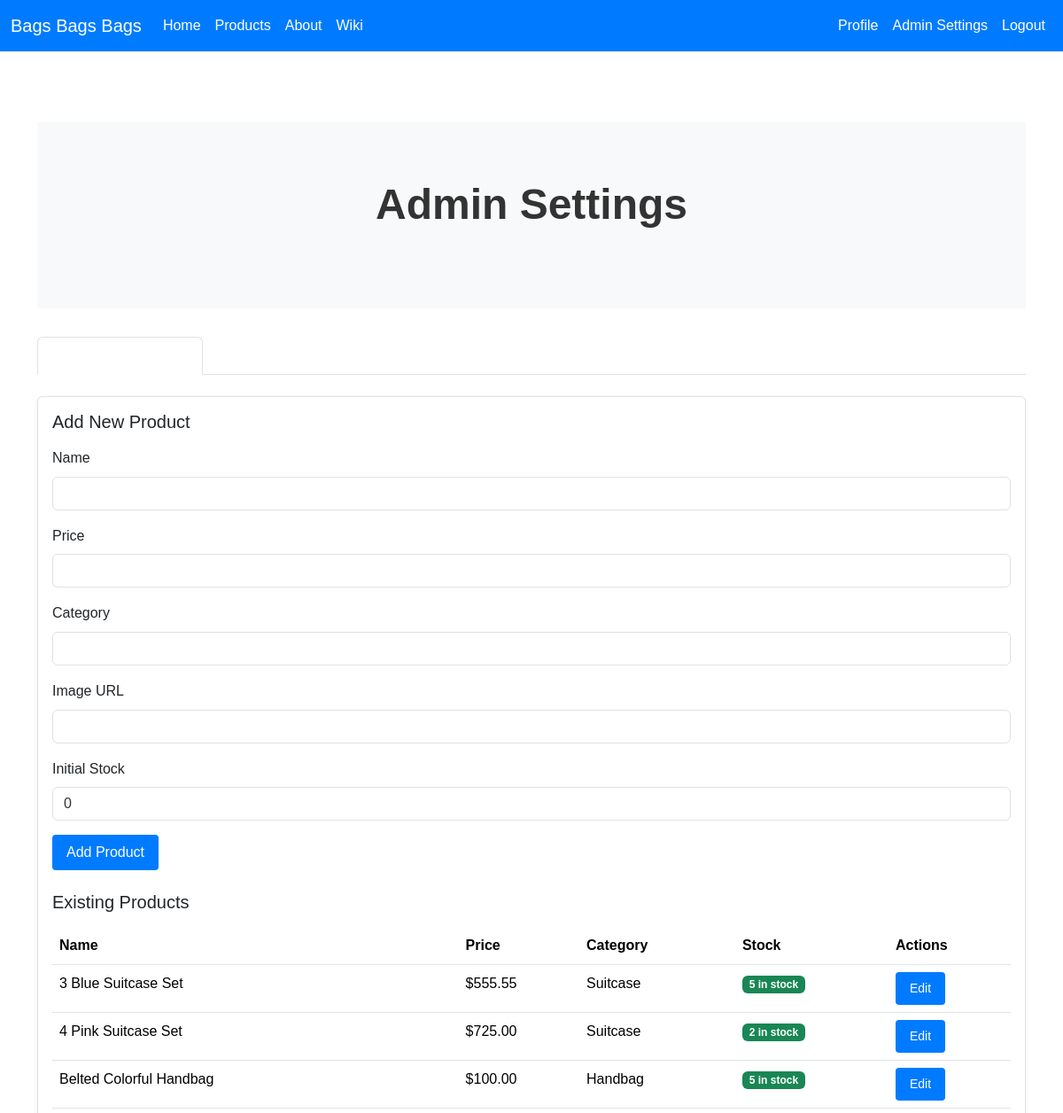
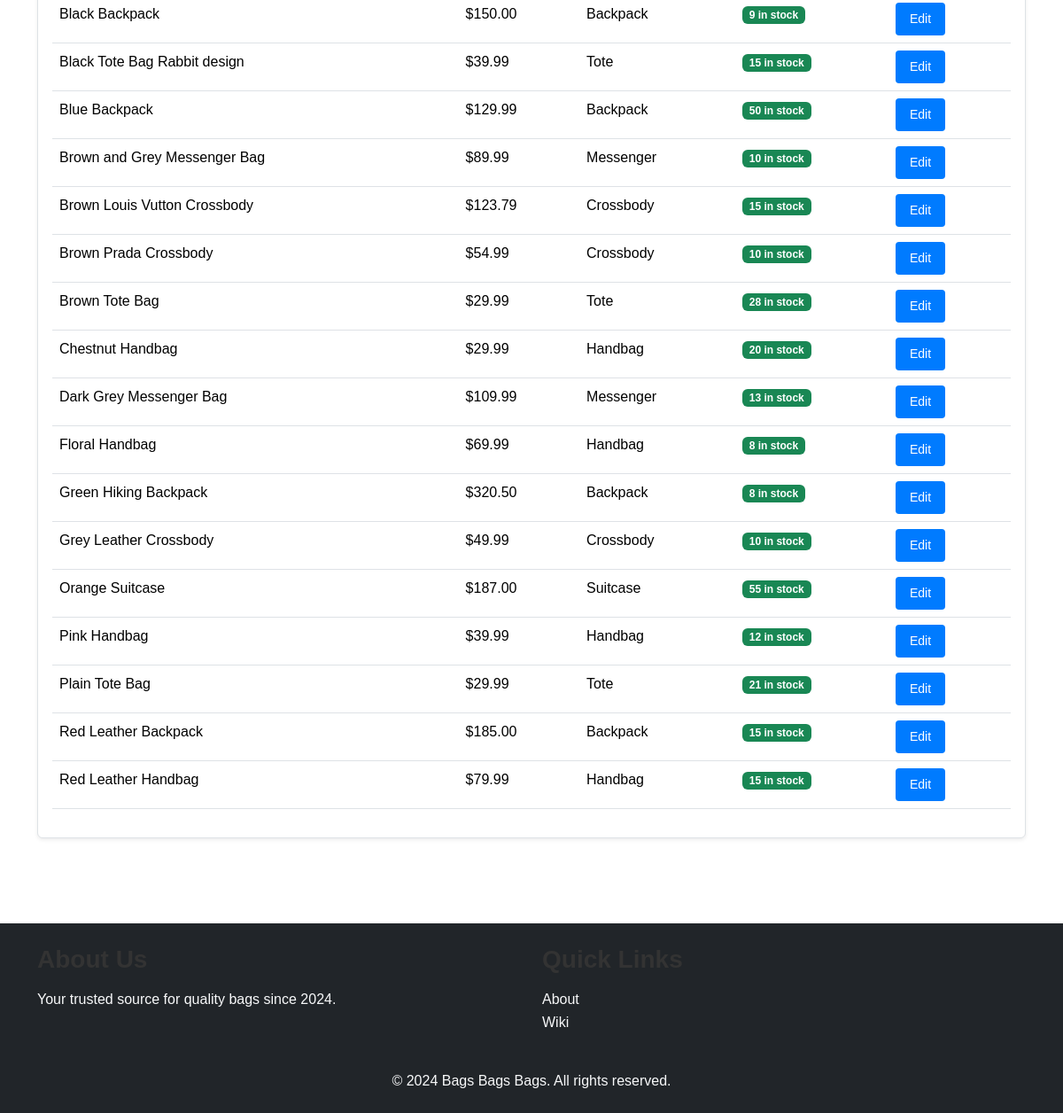
/admin_settings.php (signed in), run on the app's committed database (2 pictures, top to bottom).
### tables this page shows
CREATE TABLE products (
    id INT PRIMARY KEY AUTO_INCREMENT,
    name VARCHAR(100) NOT NULL,
    price DECIMAL(10,2) NOT NULL,
    category VARCHAR(50),
    image_url VARCHAR(255),
    stock INT DEFAULT 0,
    created_at TIMESTAMP DEFAULT CURRENT_TIMESTAMP
);

### includes/functions.php (called while the page is built, shortened)
<?php
function isLoggedIn() {
    return isset($_SESSION['user_id']);
}
function isAdmin() {
    return isset($_SESSION['role']) && $_SESSION['role'] === 'admin';
}
function getCurrentTheme($conn) {
    try {
        $stmt = $conn->prepare("SELECT theme_name FROM theme_settings WHERE is_active = TRUE LIMIT 1");
        $stmt->execute();
        $result = $stmt->fetch(PDO::FETCH_ASSOC);
        return $result ? $result['theme_name'] : 'default';
    } catch (PDOException $e) {
        error_log("Error getting current theme: " . $e->getMessage());
        return 'default';
    }
}
?>

### admin_settings.php (the view, shortened to what this page needs)
<?php
require_once 'config/database.php';
require_once 'includes/functions.php';
$conn = getDBConnection();
$theme = getCurrentTheme($conn);
$products = $conn->query("SELECT * FROM products ORDER BY name")->fetchAll(PDO::FETCH_ASSOC);
?>
<!DOCTYPE html>
<html lang="en">
<head>
    <link href="https://cdn.jsdelivr.net/npm/bootstrap@5.3.3/dist/css/bootstrap.min.css" rel="stylesheet">
    <link rel="stylesheet" href="css/style.css">
    <link rel="stylesheet" href="css/themes.css">
</head>
<body class="theme-<?php echo $theme; ?>">
    <nav class="navbar navbar-expand-lg navbar-dark bg-primary">
        <div class="container-fluid">
            <a class="navbar-brand" href="index.php">Bags Bags Bags</a>
            <div class="collapse navbar-collapse" id="navbarNav">
                <ul class="navbar-nav me-auto">
                    <li class="nav-item">
                        <a class="nav-link" href="index.php">Home</a>
                    </li>
                    <li class="nav-item">
                        <a class="nav-link" href="products.php">Products</a>
                    </li>
                    <li class="nav-item">
                        <a class="nav-link" href="about.php">About</a>
                    </li>
                    <li class="nav-item">
                        <a class="nav-link" href="wiki.php">Wiki</a>
                    </li>
                </ul>
                <ul class="navbar-nav">
                    <?php if (isLoggedIn()): ?>
                        <li class="nav-item">
                            <a class="nav-link" href="profile.php">Profile</a>
                        </li>
                        <?php if (isAdmin()): ?>
                            <li class="nav-item">
                                <a class="nav-link active" href="admin_settings.php">Admin Settings</a>
                            </li>
                        <?php endif; ?>
                        <li class="nav-item">
                            <a class="nav-link" href="logout.php">Logout</a>
                        </li>
                    <?php endif; ?>
                </ul>
            </div>
        </div>
    </nav>
    <main class="container py-5">
        <div class="hero">
            <h1 class="text-center mb-4">Admin Settings</h1>
        </div>
        <ul class="nav nav-tabs mb-4" id="adminTabs" role="tablist">
            <li class="nav-item" role="presentation">
                <button class="nav-link active" id="products-tab" data-bs-toggle="tab" data-bs-target="#products" type="button" role="tab">
                </button>
            </li>
            <li class="nav-item" role="presentation">
                <button class="nav-link" id="users-tab" data-bs-toggle="tab" data-bs-target="#users" type="button" role="tab">
                </button>
            </li>
            <li class="nav-item" role="presentation">
                <button class="nav-link" id="orders-tab" data-bs-toggle="tab" data-bs-target="#orders" type="button" role="tab">
                </button>
            </li>
            <li class="nav-item" role="presentation">
                <button class="nav-link" id="theme-tab" data-bs-toggle="tab" data-bs-target="#theme" type="button" role="tab">
                </button>
            </li>
        </ul>
        <div class="tab-content" id="adminTabsContent">
            <div class="tab-pane fade show active" id="products" role="tabpanel">
                <div class="card shadow-sm">
                    <div class="card-body">
                        <form method="POST" action="admin_settings.php" class="mb-4">
                            <h3 class="h5 mb-3">Add New Product</h3>
                            <div class="mb-3">
                                <label for="name" class="form-label">Name</label>
                                <input type="text" class="form-control" id="name" name="name" required>
                            </div>
                            <div class="mb-3">
                                <label for="price" class="form-label">Price</label>
                                <input type="number" class="form-control" id="price" name="price" step="0.01" required>
                            </div>
                            <div class="mb-3">
                                <label for="category" class="form-label">Category</label>
                                <input type="text" class="form-control" id="category" name="category" required>
                            </div>
                            <div class="mb-3">
                                <label for="image_url" class="form-label">Image URL</label>
                                <input type="url" class="form-control" id="image_url" name="image_url" required>
                            </div>
                            <div class="mb-3">
                                <label for="stock" class="form-label">Initial Stock</label>
                                <input type="number" class="form-control" id="stock" name="stock" min="0" value="0" required>
                            </div>
                            <button type="submit" class="btn btn-primary">Add Product</button>
                        </form>
                        <h3 class="h5 mb-3">Existing Products</h3>
                        <div class="table-responsive">
                            <table class="table">
                                <thead>
                                    <tr>
                                        <th>Name</th>
                                        <th>Price</th>
                                        <th>Category</th>
                                        <th>Stock</th>
                                        <th>Actions</th>
                                    </tr>
                                </thead>
                                <tbody>
                                    <?php foreach ($products as $product): ?>
                                        <tr>
                                            <td><?php echo htmlspecialchars($product['name']); ?></td>
                                            <td>$<?php echo number_format($product['price'], 2); ?></td>
                                            <td><?php echo htmlspecialchars($product['category']); ?></td>
                                            <td>
                                                <span class="badge bg-<?php echo $product['stock'] > 0 ? 'success' : 'danger'; ?>">
                                                    <?php echo $product['stock']; ?> in stock
                                                </span>
                                            </td>
                                            <td>
                                                <button type="button" class="btn btn-sm btn-primary" data-bs-toggle="modal" data-bs-target="#editProductModal<?php echo $product['id']; ?>">
                                                    Edit
                                                </button>
                                            </td>
                                        </tr>
                                    <?php endforeach; ?>
                                </tbody>
                            </table>
                        </div>
                    </div>
                </div>
            </div>
        </div>
    </main>
    <footer class="bg-dark text-light py-4 mt-5">
        <div class="container">
            <div class="row">
                <div class="col-md-6">
                    <h3>About Us</h3>
                    <p>Your trusted source for quality bags since 2024.</p>
                </div>
                <div class="col-md-6">
                    <h3>Quick Links</h3>
                    <ul class="list-unstyled">
                        <li><a href="about.php" class="text-light text-decoration-none">About</a></li>
                        <li><a href="wiki.php" class="text-light text-decoration-none">Wiki</a></li>
                    </ul>
                </div>
            </div>
            <div class="text-center mt-4">
                <p class="mb-0">&copy; 2024 Bags Bags Bags. All rights reserved.</p>
            </div>
        </div>
    </footer>
</body>
</html>

### css/style.css (style rules this page uses)
* { margin: 0; padding: 0; box-sizing: border-box; }
body { font-family: 'Arial', sans-serif; line-height: 1.6; background-color: #ffffff; color: #333333; }
main { max-width: 1200px; margin: 2rem auto; padding: 0 1rem; }
.form-group input, .form-group textarea, .form-control, .btn, .form-check-input { pointer-events: all !important; }
.card { position: relative; z-index: 1; }
.form-control:not([disabled]), .btn:not([disabled]), .form-check-input:not([disabled]) { cursor: pointer; }
.hero::before, .hero::after { display: none; }
.btn { display: inline-block; padding: 0.5rem 1rem; background-color: #4a90e2; color: white; border: none; border-radius: 4px; cursor: pointer; text-decoration: none; pointer-events: auto; }
footer { background-color: #333; color: white; padding: 2rem 0; margin-top: 2rem; }
.text-center { text-align: center; }
nav { display: flex; justify-content: space-between; align-items: center; padding: 1rem 2rem; max-width: 1200px; margin: 0 auto; }

### css/themes.css (style rules this page uses)
.theme-default { --primary-color: #007bff; --accent-color: #0056b3; --background-color: #ffffff; --text-color: #333333; --border-color: #dee2e6; --card-bg: #ffffff; --card-shadow: rgba(0, 0, 0, 0.1); --footer-bg: #343a40; --footer-text: #ffffff; --button-text: #ffffff; --button-bg: #007bff; --button-hover-bg: #0056b3; --secondary-button-bg: #6c757d; --secondary-button-hover-bg: #5a6268; --danger-button-bg: #dc3545; --danger-button-hover-bg: #c82333; --header-color: #333333; --hero-bg: #f8f9fa; --hero-text: #333333; --hero-overlay: rgba(0, 0, 0, 0.1); }
body { background-color: var(--background-color); color: var(--text-color); }
.navbar { background-color: var(--primary-color) !important; }
.navbar-brand, .nav-link { color: var(--footer-text) !important; }
.card { background-color: var(--card-bg); border-color: var(--border-color); box-shadow: 0 0.125rem 0.25rem var(--card-shadow); }
.btn-primary { background-color: var(--button-bg); border-color: var(--button-bg); color: var(--button-text); }
footer { background-color: var(--footer-bg) !important; color: var(--footer-text) !important; }
.form-control { background-color: var(--card-bg); border-color: var(--border-color); color: var(--text-color); }
.table { color: var(--text-color); }
.table thead th { border-bottom-color: var(--border-color); }
.table td, .table th { border-top-color: var(--border-color); }
h1, h2, h3, h4, h5, h6 { color: var(--header-color); }
h1 { font-size: 2.5rem; font-weight: 600; margin-bottom: 1.5rem; }
h3 { font-size: 1.75rem; font-weight: 600; margin-bottom: 1rem; }
.hero { background-color: var(--hero-bg); color: var(--hero-text); padding: 4rem 0; margin-bottom: 2rem; position: relative; }
.hero::before { content: ''; position: absolute; top: 0; left: 0; right: 0; bottom: 0; background: var(--hero-overlay); z-index: 1; }
.hero h1 { font-size: 3rem; font-weight: 700; margin-bottom: 1.5rem; color: var(--hero-text); }

### data on the page
products: name "3 Blue Suitcase Set", price "555.55", category "Suitcase", stock "5"
products: name "4 Pink Suitcase Set", price "725.00", category "Suitcase", stock "2"
products: name "Belted Colorful Handbag", price "100.00", category "Handbag", stock "5"
products: name "Black Backpack", price "150.00", category "Backpack", stock "9"
products: name "Black Tote Bag Rabbit design", price "39.99", category "Tote", stock "15"
products: name "Blue Backpack", price "129.99", category "Backpack", stock "50"
products: name "Brown and Grey Messenger Bag", price "89.99", category "Messenger", stock "10"
products: name "Brown Louis Vutton Crossbody", price "123.79", category "Crossbody", stock "15"
products: name "Brown Prada Crossbody", price "54.99", category "Crossbody", stock "10"
products: name "Brown Tote Bag", price "29.99", category "Tote", stock "28"
products: name "Chestnut Handbag", price "29.99", category "Handbag", stock "20"
products: name "Dark Grey Messenger Bag", price "109.99", category "Messenger", stock "13"
products: name "Floral Handbag", price "69.99", category "Handbag", stock "8"
products: name "Green Hiking Backpack", price "320.50", category "Backpack", stock "8"
products: name "Grey Leather Crossbody", price "49.99", category "Crossbody", stock "10"
products: name "Orange Suitcase", price "187.00", category "Suitcase", stock "55"
products: name "Pink Handbag", price "39.99", category "Handbag", stock "12"
products: name "Plain Tote Bag", price "29.99", category "Tote", stock "21"
products: name "Red Leather Backpack", price "185.00", category "Backpack", stock "15"
products: name "Red Leather Handbag", price "79.99", category "Handbag", stock "15"
